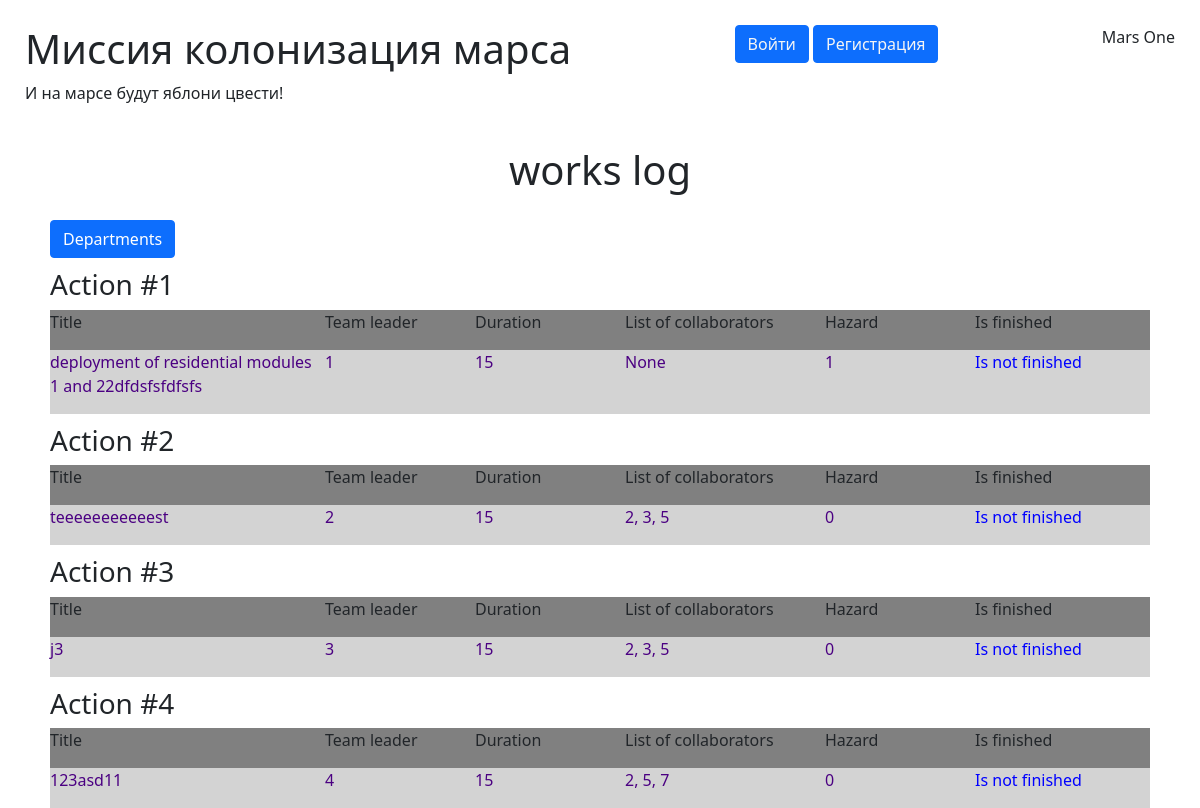
/index, run on the app's committed database.
### data/jobs.py (models this page shows)
class Jobs(SqlAlchemyBase, SerializerMixin):
    __tablename__ = 'jobs'
    id = sqlalchemy.Column(sqlalchemy.Integer, primary_key=True, autoincrement=True)
    team_leader = sqlalchemy.Column(sqlalchemy.Integer, nullable=False)
    job = sqlalchemy.Column(sqlalchemy.String, nullable=False)
    work_size = sqlalchemy.Column(sqlalchemy.Integer, nullable=False)
    collaborators = sqlalchemy.Column(sqlalchemy.String)
    start_date = sqlalchemy.Column(sqlalchemy.DateTime, default=datetime.datetime.now)
    end_date = sqlalchemy.Column(sqlalchemy.DateTime)
    hazard = sqlalchemy.Column(sqlalchemy.Integer)
    is_finished = sqlalchemy.Column(sqlalchemy.Boolean, nullable=False)

### app.py (the view)
@app.route('/')
@app.route('/index')
def index():
    works = sess.query(Jobs).all()
    return render_template('index.html', css=url_for('static', filename='css/index.css'),
                           works=works, user=cur_user())

### app.py (called while the page is built)
def cur_user(_id=None):
    if not _id and current_user:
        _id = current_user.get_id()
    return sess.query(User).filter_by(id=_id).first()

### templates/index.html (shortened to what this page needs)
{% extends "base.html" %}
{% block body %}
    <h1 class="log">works log</h1>
    <div class="works">
        <div class="refs-top" style="display: flex; gap: 15px; width: fit-content;">
            <a href="/departments" class="btn btn-primary work">Departments</a>
        </div>
        {% for work in works %}
            <div class="work">
                <h3>Action #{{work.id}}</h3>
                <div class="top">
                    <p class="title">Title</p>
                    <p class="leader">Team leader</p>
                    <p class="duration">Duration</p>
                    <p class="collaborators">List of collaborators</p>
                    <p class="hazard">Hazard</p>
                    <p class="finished">Is finished</p>
                </div>
                <div class="bot">
                    <p class="title-info">{{work.job}}</p>
                    <p class="leader-info">{{work.team_leader}}</p>
                    <p class="duration-info">{{work.work_size}}</p>
                    <p class="collaborators-info">{{work.collaborators}}</p>
                    <p class="hazard-info">{{work.hazard}}</p>
                    <p class="finished-info">Is {% if not work.is_finished %}not {% endif %}finished</p>
                </div>
            </div>
        {% endfor %}
    </div>
{% endblock %}

### static/css/index.css (style rules this page uses)
.log { text-align: center; }
.work { width: fit-content; margin: auto; margin-top: 10px; }
.top { display: flex; background-color: gray; width: fit-content; height: fit-content; margin: auto; }
.bot { display: flex; background-color: lightgray; color: indigo; }
.bot p { display: block; }
.title, .title-info { width: 275px; }
.leader, .leader-info { width: 150px; }
.duration, .duration-info { width: 150px; }
.collaborators, .collaborators-info { width: 200px; }
.hazard, .hazard-info { width: 150px; }
.finished, .finished-info { width: 175px; }
.finished-info { color: blue; }
.works { width: fit-content; margin: auto; }

### data on the page
Jobs: id "1", job "deployment of residential modules 1 and 22dfdsfsfdfsfs", team_leader "1", work_size "15", collaborators "None", hazard "1", is_finished "not"
Jobs: id "2", job "teeeeeeeeeeest", team_leader "2", work_size "15", collaborators "2, 3, 5", hazard "0", is_finished "not"
Jobs: id "3", job "j3", team_leader "3", work_size "15", collaborators "2, 3, 5", hazard "0", is_finished "not"
Jobs: id "4", job "123asd11", team_leader "4", work_size "15", collaborators "2, 5, 7", hazard "0", is_finished "not"
